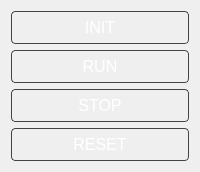
         <widget class="QWidget" name="ActionButtonsPage">
          <layout class="QVBoxLayout" name="verticalLayout_12">
           <item>
            <widget class="QPushButton" name="InitButton">
             <property name="sizePolicy">
              <sizepolicy hsizetype="Minimum" vsizetype="Preferred">
               <horstretch>0</horstretch>
               <verstretch>0</verstretch>
              </sizepolicy>
             </property>
             <property name="font">
              <font>
               <pointsize>12</pointsize>
              </font>
             </property>
             <property name="styleSheet">
              <string notr="true">QPushButton {
    padding: 6px 12px;
    background-color: qlineargradient(
        x1:0, y1:0, x2:0, y2:1,
        stop:0 #1a1a1a, stop:1 #000000
    );
    color: white;
    border: 1px solid #444;
    border-radius: 4px;
}

QPushButton:hover {
    background-color: qlineargradient(
        x1:0, y1:0, x2:0, y2:1,
        stop:0 #2a2a2a, stop:1 #111111
    );
}

QPushButton:pressed {
    background-color: qlineargradient(
        x1:0, y1:0, x2:0, y2:1,
        stop:0 #0f0f0f, stop:1 #000000
    );
    border-style: inset;
	background-color: #0B76A0;
}</string>
             </property>
             <property name="text">
              <string>INIT</string>
             </property>
             <property name="checkable">
              <bool>false</bool>
             </property>
            </widget>
           </item>
           <item>
            <widget class="QPushButton" name="RunButton">
             <property name="sizePolicy">
              <sizepolicy hsizetype="Minimum" vsizetype="Preferred">
               <horstretch>0</horstretch>
               <verstretch>0</verstretch>
              </sizepolicy>
             </property>
             <property name="font">
              <font>
               <pointsize>12</pointsize>
              </font>
             </property>
             <property name="styleSheet">
              <string notr="true">QPushButton {
    padding: 6px 12px;
    background-color: qlineargradient(
        x1:0, y1:0, x2:0, y2:1,
        stop:0 #1a1a1a, stop:1 #000000
    );
    color: white;
    border: 1px solid #444;
    border-radius: 4px;
}

QPushButton:hover {
    background-color: qlineargradient(
        x1:0, y1:0, x2:0, y2:1,
        stop:0 #2a2a2a, stop:1 #111111
    );
}

QPushButton:pressed {
    background-color: qlineargradient(
        x1:0, y1:0, x2:0, y2:1,
        stop:0 #0f0f0f, stop:1 #000000
    );
    border-style: inset;
	background-color: #0B76A0;
}



</string>
             </property>
             <property name="text">
              <string>RUN</string>
             </property>
            </widget>
           </item>
           <item>
            <widget class="QPushButton" name="StopButton">
             <property name="sizePolicy">
              <sizepolicy hsizetype="Minimum" vsizetype="Preferred">
               <horstretch>0</horstretch>
               <verstretch>0</verstretch>
              </sizepolicy>
             </property>
             <property name="font">
              <font>
               <pointsize>12</pointsize>
              </font>
             </property>
             <property name="styleSheet">
              <string notr="true">QPushButton {
    padding: 6px 12px;
    background-color: qlineargradient(
        x1:0, y1:0, x2:0, y2:1,
        stop:0 #1a1a1a, stop:1 #000000
    );
    color: white;
    border: 1px solid #444;
    border-radius: 4px;
}

QPushButton:hover {
    background-color: qlineargradient(
        x1:0, y1:0, x2:0, y2:1,
        stop:0 #2a2a2a, stop:1 #111111
    );
}

QPushButton:pressed {
    background-color: qlineargradient(
        x1:0, y1:0, x2:0, y2:1,
        stop:0 #0f0f0f, stop:1 #000000
    );
    border-style: inset;
	background-color: #0B76A0;
}



</string>
             </property>
             <property name="text">
              <string>STOP</string>
             </property>
            </widget>
           </item>
           <item>
            <widget class="QPushButton" name="AutoResetButton">
             <property name="sizePolicy">
              <sizepolicy hsizetype="Minimum" vsizetype="Preferred">
               <horstretch>0</horstretch>
               <verstretch>0</verstretch>
              </sizepolicy>
             </property>
             <property name="font">
              <font>
               <pointsize>12</pointsize>
              </font>
             </property>
             <property name="styleSheet">
              <string notr="true">QPushButton {
    padding: 6px 12px;
    background-color: qlineargradient(
        x1:0, y1:0, x2:0, y2:1,
        stop:0 #1a1a1a, stop:1 #000000
    );
    color: white;
    border: 1px solid #444;
    border-radius: 4px;
}

QPushButton:hover {
    background-color: qlineargradient(
        x1:0, y1:0, x2:0, y2:1,
        stop:0 #2a2a2a, stop:1 #111111
    );
}

QPushButton:pressed {
    background-color: qlineargradient(
        x1:0, y1:0, x2:0, y2:1,
        stop:0 #0f0f0f, stop:1 #000000
    );
    border-style: inset;
	background-color: #0B76A0;
}

</string>
             </property>
             <property name="text">
              <string>RESET</string>
             </property>
            </widget>
           </item>
          </layout>
         </widget>
